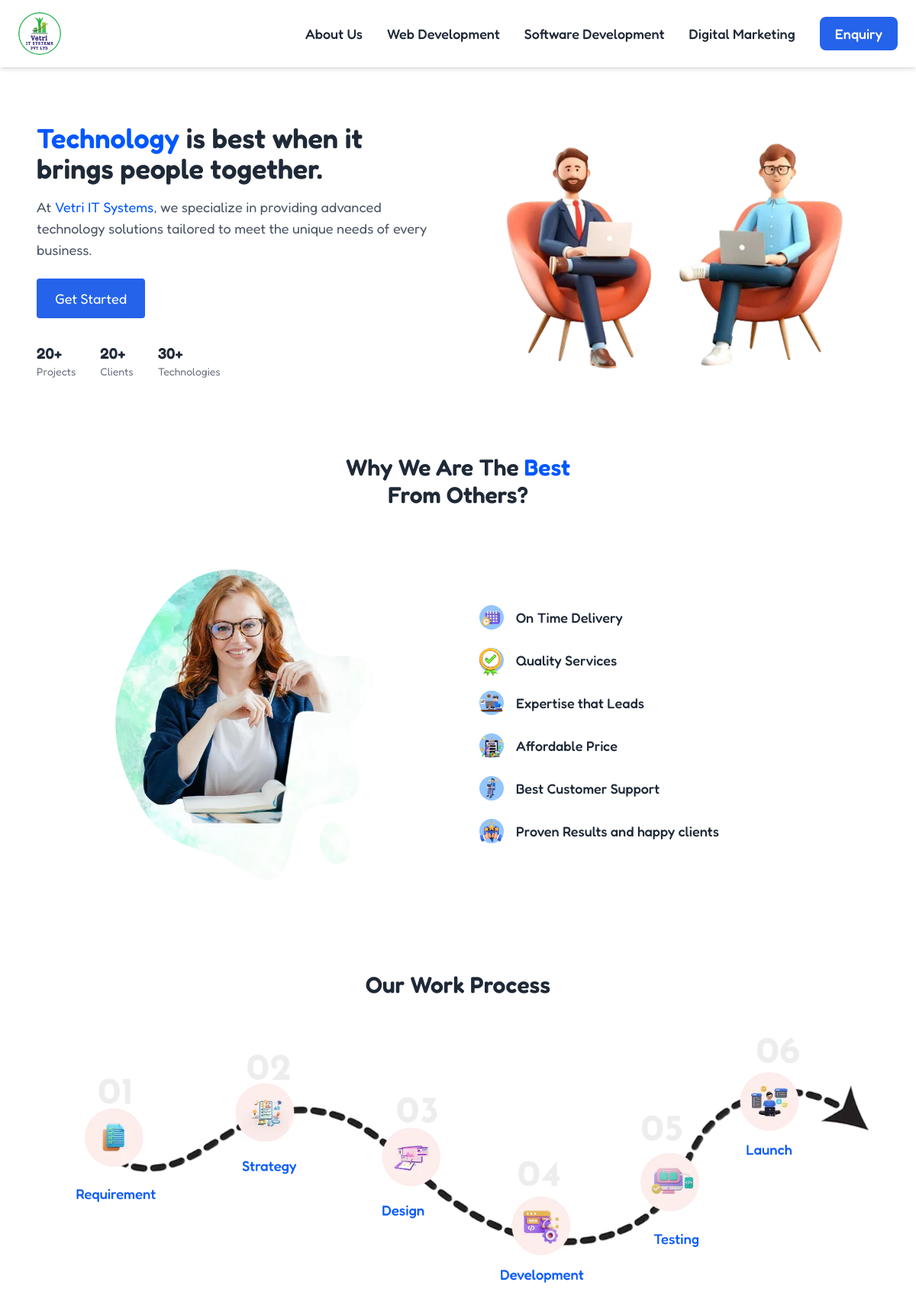
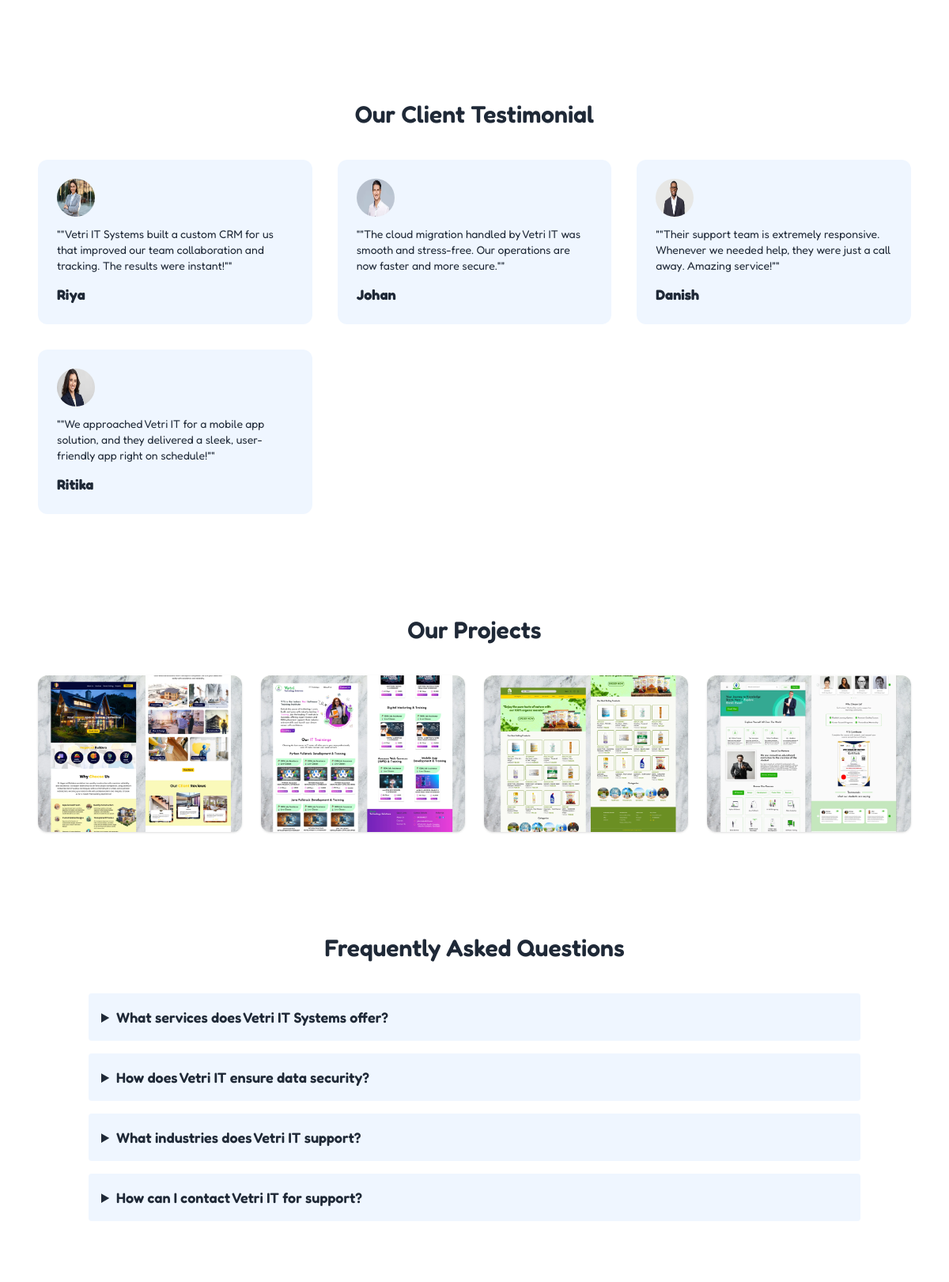
The page / (upper part) on the database its author committed (2 pictures, top to bottom).
### pages/models.py (models this page shows, shortened)
class HomePage(models.Model):
    hero_title = RichTextField()
    hero_subtitle = RichTextField()
    hero_image = models.ImageField(upload_to="home/hero/")
    cta_text = models.CharField(max_length=50, default="Get Started")

class HomeStat(models.Model):
    home = models.ForeignKey(HomePage, on_delete=models.CASCADE, related_name="stats")
    value = models.CharField(max_length=20)   # 20+
    label = models.CharField(max_length=50)   # Projects

class WhyBestSection(models.Model):
    home = models.ForeignKey(
        HomePage,
        on_delete=models.CASCADE,
        related_name="why_best_sections",
        null=True,      # 👈 TEMPORARY
        blank=True      # 👈 TEMPORARY
    )
    title = RichTextField()
    highlight_word = models.CharField(max_length=50)
    image = models.ImageField(upload_to="home/why-best/")

class WhyBestPoint(models.Model):
    section = models.ForeignKey(
        WhyBestSection,
        on_delete=models.CASCADE,
        related_name="points"
    )
    text = models.CharField(max_length=200)
    image = models.ImageField(upload_to="home/why-best-point/")

class WorkProcess(models.Model):
    home = models.ForeignKey(
        HomePage,
        on_delete=models.CASCADE,
        related_name="processes"
    )
    image = models.ImageField(upload_to="home/process/")

class Testimonial(models.Model):
    home = models.ForeignKey(HomePage, on_delete=models.CASCADE, related_name="testimonials")
    name = models.CharField(max_length=100)
    message = models.TextField()
    photo = models.ImageField(upload_to="home/testimonials/")
    rating = models.PositiveIntegerField(default=5)

class Project(models.Model):
    home = models.ForeignKey(HomePage, on_delete=models.CASCADE, related_name="projects")
    image = models.ImageField(upload_to="home/projects/")

class FAQ(models.Model):
    home = models.ForeignKey(HomePage, on_delete=models.CASCADE, related_name="faqs")
    question = models.CharField(max_length=200)
    answer = models.TextField()

### pages/views.py (the view)
# urls.py: path('', views.home, name="home"),
def home(request):
    home = HomePage.objects.first()
    why_best = WhyBestSection.objects.first()
    context ={
        "home": home,
        "why_best": why_best,
    }
    return render(request, "pages/home.html", context)

### pages/context_processors.py (called while the page is built)
def enquiry_modal_data(request):
    return {
        "enquiry_modal": EnquiryModal.objects.first()
    }

### pages/templates/pages/home.html (shortened to what this page needs)
{% extends "pages/base.html" %}
{% load static %}
{% block content %}
<section class="max-w-7xl mx-auto px-6 py-16 grid md:grid-cols-2 gap-10 items-center">
  <div>
    <h1 class="text-4xl font-semibold mb-4">{{ home.hero_title|safe }}</h1>
    <div class="text-gray-600 mb-6">
      {{ home.hero_subtitle|safe }}
    </div>
    <button class="bg-blue-600 text-white px-6 py-3 rounded">
      {{ home.cta_text }}
    </button>
    <div class="flex gap-8 mt-8">
      {% for stat in home.stats.all %}
      <div>
        <h3 class="text-xl font-semibold">{{ stat.value }}</h3>
        <p class="text-sm text-gray-500">{{ stat.label }}</p>
      </div>
      {% endfor %}
    </div>
  </div>
  <img src="{{ home.hero_image.url }}" class="w-full">
</section>
{% if why_best %}
<section class="max-w-7xl mx-auto px-6 py-6">
  <div class="flex justify-center mb-12">
  <div class="text-center text-3xl font-semibold">
    {{ why_best.title|safe }}
  </div>
</div>
  <div class="grid md:grid-cols-2 gap-14 items-center">
    <div class="flex justify-center">
      <img
        src="{{ why_best.image.url }}"
        alt="Why Best"
        class="max-w-md w-full rounded-[2rem]"
      >
    </div>
    <div>
      <ul class="space-y-6">
        {% for point in why_best.points.all %}
        <li class="flex items-center gap-4">
          <div class="w-8 h-8 shrink-0 rounded-full bg-blue-300">
            <img
              src="{{ point.image.url }}"
              alt="icon"
              class="w-auto object-cover"
            >
          </div>
          <span class="text-gray-800 font-medium">
            {{ point.text }}
          </span>
        </li>
        {% endfor %}
      </ul>
    </div>
  </div>
</section>
{% endif %}
{% if home and home.processes.first %}
<section class="max-w-7xl mx-auto px-6 py-16 text-center">
  <h2 class="text-3xl font-semibold mb-12">
    Our Work Process
  </h2>
  <div class="flex justify-center">
    <img
      src="{{ home.processes.first.image.url }}"
      alt="Work Process"
      class="max-w-7xl w-full object-contain"
    >
  </div>
</section>
{% endif %}
<section class="max-w-7xl mx-auto px-6 py-16">
  <h2 class="text-3xl font-semibold text-center mb-10">Our Client Testimonial</h2>
  <div class="grid md:grid-cols-3 gap-8">
    {% for t in home.testimonials.all %}
    <div class="bg-blue-50 p-6 rounded-xl">
      <img src="{{ t.photo.url }}" class="w-12 h-12 rounded-full mb-3">
      <p class="text-sm mb-3">"{{ t.message }}"</p>
      <strong>{{ t.name }}</strong>
    </div>
    {% endfor %}
  </div>
</section>
<section class="max-w-7xl mx-auto px-6 py-16">
  <h2 class="text-3xl font-semibold text-center mb-10">Our Projects</h2>
  <div class="grid md:grid-cols-4 gap-6">
    {% for p in home.projects.all %}
    <img src="{{ p.image.url }}" class="rounded-xl shadow">
    {% endfor %}
  </div>
</section>
<section class="max-w-5xl mx-auto px-6 py-16">
  <h2 class="text-3xl font-semibold text-center mb-10">Frequently Asked Questions</h2>
  {% for faq in home.faqs.all %}
  <details class="mb-4 bg-blue-50 p-4 rounded">
    <summary class="font-semibold cursor-pointer">
      {{ faq.question }}
    </summary>
  </details>
  {% endfor %}
</section>
{% endblock %}

### rows shown on the page
HomePage: hero_title "Technology is best when it brings people together.", hero_subtitle "At Vetri IT Systems , we specialize in providing advanced technology solutions tailored to meet the unique needs of every business.", cta_text "Get Started", hero_image (picture), processes.first.image (picture)
HomeStat: value "20+", label "Projects"
HomeStat: value "20+", label "Clients"
HomeStat: value "30+", label "Technologies"
WhyBestSection: title "Why We Are The Best From Others?", image (picture)
WhyBestPoint: image (picture), text "On Time Delivery"
WhyBestPoint: image (picture), text "Quality Services"
WhyBestPoint: image (picture), text "Expertise that Leads"
WhyBestPoint: image (picture), text "Affordable Price"
WhyBestPoint: image (picture), text "Best Customer Support"
WhyBestPoint: image (picture), text "Proven Results and happy clients"
Testimonial: photo (picture), message "\"Vetri IT Systems built a custom CRM for us that improved our team collaboration and tracking. The results were instant!\"", name "Riya"
Testimonial: photo (picture), message "\"The cloud migration handled by Vetri IT was smooth and stress-free. Our operations are now faster and more secure.\"", name "Johan"
Testimonial: photo (picture), message "\"Their support team is extremely responsive. Whenever we needed help, they were just a call away. Amazing service!\"", name "Danish"
Testimonial: photo (picture), message "\"We approached Vetri IT for a mobile app solution, and they delivered a sleek, user-friendly app right on schedule!\"", name "Ritika"
Project: image (picture)
Project: image (picture)
Project: image (picture)
Project: image (picture)
FAQ: question "What services does Vetri IT Systems offer?"
FAQ: question "How does Vetri IT ensure data security?"
FAQ: question "What industries does Vetri IT support?"
FAQ: question "How can I contact Vetri IT for support?"
